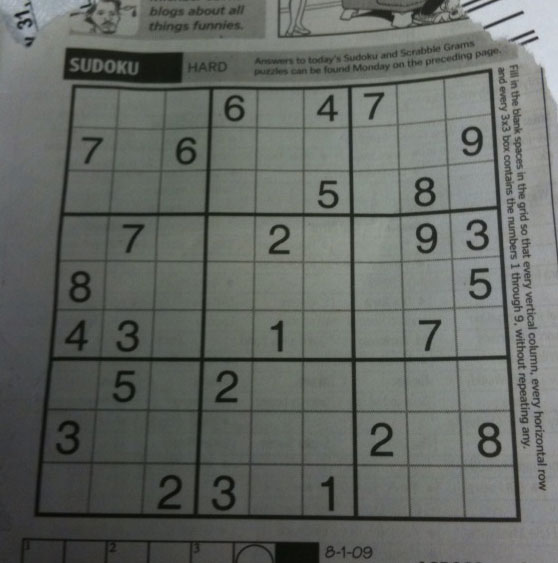
#> input picture 数字图像处理实验/test3/picture/news.png, 558 x 563 px, found by its file name
$ python task4.py
#> lines starting #> are read from the running program, lines starting #| are printed output that depends on the picture
import cv2
import numpy as np
import cv2
import numpy as np

img=cv2.imread('picture\\news.png')
#> img is the input picture: shape (563, 558, 3); mean B, G, R 99.5, 104.1, 100
rows,cols,ch=img.shape
#> rows = 563; cols = 558; ch = 3
pts1 = np.float32([[56,65],[368,52],[28,387],[389,390]])
pts2 = np.float32([[0,0],[300,0],[0,300],[300,300]])
M=cv2.getPerspectiveTransform(pts1,pts2)
dst=cv2.warpPerspective(img,M,(200,200))
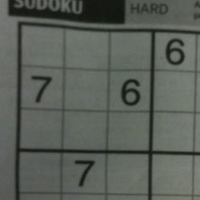
#> dst: shape (200, 200, 3); mean B, G, R 88.5, 95.3, 89.9
cv2.imshow('Input',img)
cv2.imshow('Output',dst)
cv2.imwrite('getPerspectiveTransformImg.jpg',dst)
cv2.waitKey(0)
cv2.destroyAllWindows()

$ run again, with 数字图像处理实验/test3/picture/flower1.png copied over 数字图像处理实验/test3/picture/news.png
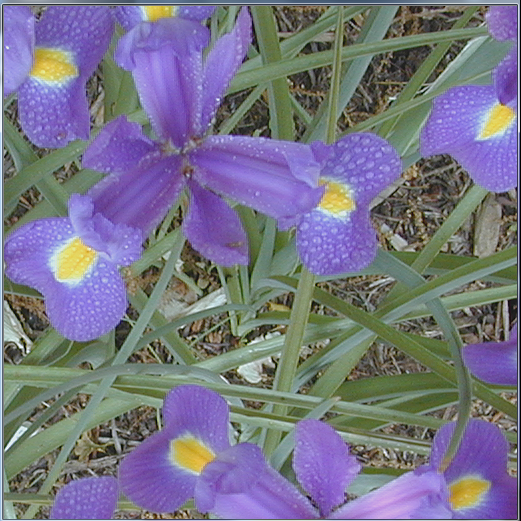
#> input picture 数字图像处理实验/test3/picture/flower1.png, 521 x 521 px, found by its file name
#> img is the input picture: shape (521, 521, 3); mean B, G, R 134.9, 117, 119.4
#> `dst=cv2.warpPerspective(img,M,(200,200))`:
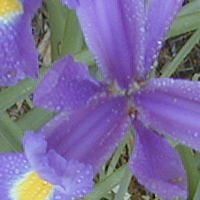
#> dst: shape (200, 200, 3); mean B, G, R 155.4, 109.5, 122.5
